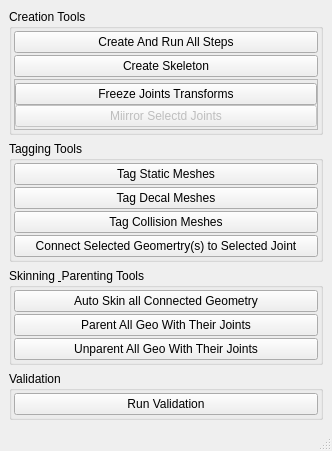
<?xml version="1.0" encoding="UTF-8"?>
<ui version="4.0">
 <class>MainWindow</class>
 <widget class="QMainWindow" name="MainWindow">
  <property name="geometry">
   <rect>
    <x>0</x>
    <y>0</y>
    <width>332</width>
    <height>431</height>
   </rect>
  </property>
  <property name="windowTitle">
   <string>MainWindow</string>
  </property>
  <widget class="QWidget" name="centralwidget">
   <layout class="QVBoxLayout" name="verticalLayout">
    <item>
     <widget class="QGroupBox" name="groupBox">
      <property name="title">
       <string>Creation Tools</string>
      </property>
      <layout class="QVBoxLayout" name="verticalLayout_2">
       <property name="spacing">
        <number>2</number>
       </property>
       <property name="margin">
        <number>2</number>
       </property>
       <item>
        <widget class="QPushButton" name="create_all_button">
         <property name="text">
          <string>Create And Run All Steps</string>
         </property>
        </widget>
       </item>
       <item>
        <widget class="QPushButton" name="create_skeleton_button">
         <property name="text">
          <string>Create Skeleton</string>
         </property>
        </widget>
       </item>
       <item>
        <widget class="QFrame" name="frame_2">
         <property name="frameShape">
          <enum>QFrame::StyledPanel</enum>
         </property>
         <property name="frameShadow">
          <enum>QFrame::Raised</enum>
         </property>
         <layout class="QVBoxLayout" name="verticalLayout_6">
          <property name="spacing">
           <number>0</number>
          </property>
          <property name="leftMargin">
           <number>0</number>
          </property>
          <property name="topMargin">
           <number>3</number>
          </property>
          <property name="rightMargin">
           <number>0</number>
          </property>
          <property name="bottomMargin">
           <number>2</number>
          </property>
          <item>
           <widget class="QPushButton" name="freeze_joint_button">
            <property name="text">
             <string>Freeze Joints Transforms</string>
            </property>
           </widget>
          </item>
          <item>
           <widget class="QPushButton" name="mirror_joints_button">
            <property name="enabled">
             <bool>false</bool>
            </property>
            <property name="text">
             <string>Miirror Selectd Joints</string>
            </property>
           </widget>
          </item>
         </layout>
        </widget>
       </item>
      </layout>
     </widget>
    </item>
    <item>
     <widget class="QGroupBox" name="groupBox_2">
      <property name="title">
       <string>Tagging Tools</string>
      </property>
      <layout class="QVBoxLayout" name="verticalLayout_3">
       <property name="spacing">
        <number>2</number>
       </property>
       <property name="margin">
        <number>2</number>
       </property>
       <item>
        <widget class="QPushButton" name="tag_static_button">
         <property name="text">
          <string>Tag Static Meshes</string>
         </property>
        </widget>
       </item>
       <item>
        <widget class="QPushButton" name="tag_decal_button">
         <property name="text">
          <string>Tag Decal Meshes</string>
         </property>
        </widget>
       </item>
       <item>
        <widget class="QPushButton" name="tag_collision_button">
         <property name="text">
          <string>Tag Collision Meshes</string>
         </property>
        </widget>
       </item>
       <item>
        <widget class="QPushButton" name="connect_geometry_button">
         <property name="text">
          <string>Connect Selected Geomertry(s) to Selected Joint</string>
         </property>
        </widget>
       </item>
      </layout>
     </widget>
    </item>
    <item>
     <widget class="QGroupBox" name="groupBox_4">
      <property name="title">
       <string>Skinning &amp; Parenting Tools</string>
      </property>
      <layout class="QVBoxLayout" name="verticalLayout_5">
       <property name="spacing">
        <number>2</number>
       </property>
       <property name="margin">
        <number>2</number>
       </property>
       <item>
        <widget class="QPushButton" name="skin_geometry_button">
         <property name="text">
          <string>Auto Skin all Connected Geometry</string>
         </property>
        </widget>
       </item>
       <item>
        <widget class="QPushButton" name="parent_geo_button">
         <property name="text">
          <string>Parent All Geo With Their Joints</string>
         </property>
        </widget>
       </item>
       <item>
        <widget class="QPushButton" name="unparent_geo_button">
         <property name="text">
          <string>Unparent All Geo With Their Joints</string>
         </property>
        </widget>
       </item>
      </layout>
     </widget>
    </item>
    <item>
     <widget class="QGroupBox" name="groupBox_3">
      <property name="title">
       <string>Validation</string>
      </property>
      <layout class="QVBoxLayout" name="verticalLayout_4" stretch="0">
       <property name="spacing">
        <number>2</number>
       </property>
       <property name="margin">
        <number>2</number>
       </property>
       <item>
        <widget class="QPushButton" name="validation_button">
         <property name="text">
          <string>Run Validation</string>
         </property>
        </widget>
       </item>
      </layout>
     </widget>
    </item>
    <item>
     <spacer name="verticalSpacer">
      <property name="orientation">
       <enum>Qt::Vertical</enum>
      </property>
      <property name="sizeHint" stdset="0">
       <size>
        <width>20</width>
        <height>40</height>
       </size>
      </property>
     </spacer>
    </item>
   </layout>
  </widget>
  <widget class="QMenuBar" name="menubar">
   <property name="geometry">
    <rect>
     <x>0</x>
     <y>0</y>
     <width>332</width>
     <height>21</height>
    </rect>
   </property>
  </widget>
  <widget class="QStatusBar" name="statusbar"/>
 </widget>
 <resources/>
 <connections/>
</ui>
